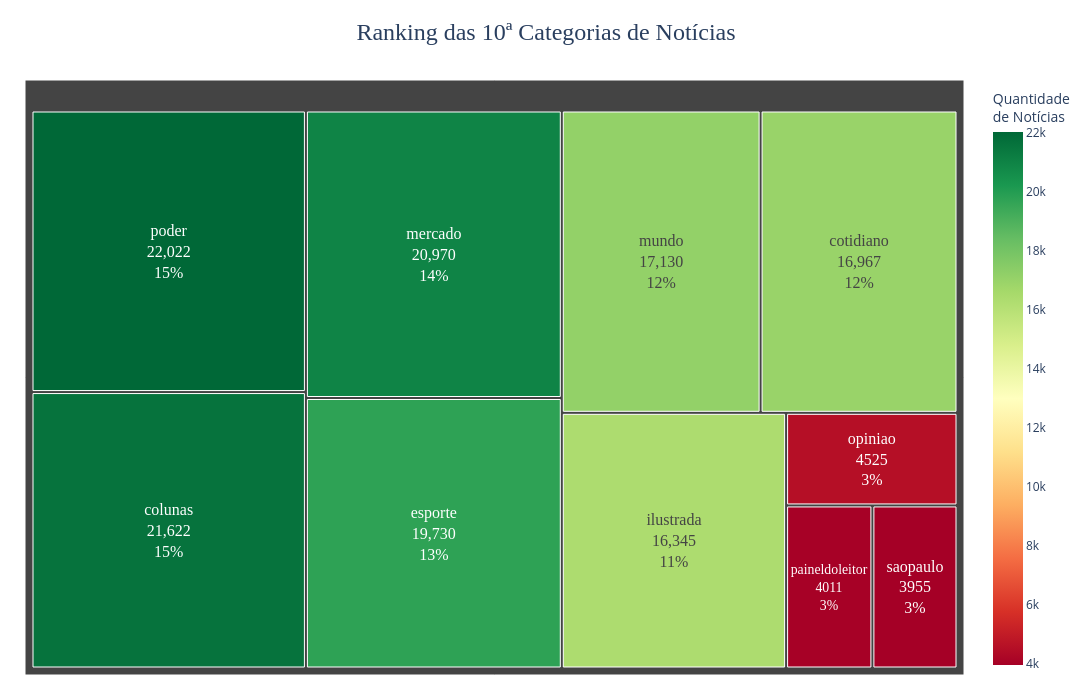

The notebook cell this image was saved under:
### Code cell
# Análise de distribuição das categorias com Treemap
print("📚 ANÁLISE DE CATEGORIAS")
print("="*50)

# Verificar nome da coluna de categoria (pode ser 'category' ou 'categoria')
categoria_col = 'category' if 'category' in df.columns else 'categoria'

if categoria_col in df.columns:
    # Distribuição das categorias
    categoria_counts = df[categoria_col].value_counts()
    
    print(f"Número de categorias únicas: {len(categoria_counts)}")
    print(f"\nTop 10 categorias:")
    print(categoria_counts.head(10))
    
    # Verificar se plotly está instalado
    try:
        import plotly.express as px
        
        print("\n📊 Gerando Treemap do Ranking das 10ª Categorias...")
        
        # Selecionar apenas as top 10 categorias
        top_10 = categoria_counts.head(10)
        
        # Preparar dados para o treemap
        treemap_data = pd.DataFrame({
            'categoria': top_10.index,
            'quantidade': top_10.values,
            'percentual': (top_10.values / top_10.sum() * 100).round(2),
            'ranking': range(1, 11)  # Ranking de 1 a 10
        })
        
        # Criar treemap com cores RdYlGn
        fig = px.treemap(
            treemap_data,
            path=['categoria'],
            values='quantidade',
            color='quantidade',
            color_continuous_scale='RdYlGn',
            title='Ranking das 10ª Categorias de Notícias',
            hover_data=['percentual', 'ranking']
        )
        
        # Personalizar layout
        fig.update_traces(
            textinfo="label+value+percent parent",
            textfont=dict(size=16, family='Arial Black'),
            textposition="middle center",
            hovertemplate='<b>%{label}</b><br>' +
                         '📊 Ranking: %{customdata[1]}ª<br>' +
                         '📰 Notícias: %{value}<br>' +
                         '📈 Percentual: %{customdata[0]}%<extra></extra>'
        )
        
        fig.update_layout(
            width=1200,
            height=700,
            title_font_size=24,
            title_font_family='Arial Black',
            title_x=0.5,
            margin=dict(t=80, l=25, r=25, b=25),
            coloraxis_colorbar=dict(
                title="Quantidade<br>de Notícias",
                tickfont=dict(size=12)
            )
        )
        
        fig.show()
        
        # Estatísticas complementares
        print("\n" + "="*50)
        print("📊 ESTATÍSTICAS DAS TOP 10 CATEGORIAS")
        print("="*50)
        print(f"Total de notícias nas top 10: {top_10.sum():,}")
        print(f"Representatividade: {(top_10.sum() / categoria_counts.sum() * 100):.1f}% do total")
        print(f"Categoria líder: {top_10.index[0]} ({top_10.values[0]:,} notícias)")
        print(f"Média de notícias: {top_10.mean():.0f}")
        
    except ImportError:
        print("❌ Plotly não está instalado. Instalando...")
        import subprocess
        import sys
        subprocess.check_call([sys.executable, "-m", "pip", "install", "plotly"])
        
        import plotly.express as px
        
        print("✅ Plotly instalado! Execute a célula novamente.")
        
        # Fallback para matplotlib se não conseguir instalar
        print("\n📊 Gerando gráfico alternativo com matplotlib...")
        
        fig, ax = plt.subplots(figsize=(14, 8))
        top_10 = categoria_counts.head(10)
        
        # Cores personalizadas no estilo RdYlGn
        colors = plt.cm.RdYlGn(np.linspace(0.2, 0.8, len(top_10)))
        
        bars = ax.barh(range(len(top_10)), top_10.values, color=colors)
        ax.set_yticks(range(len(top_10)))
        ax.set_yticklabels(top_10.index)
        ax.set_xlabel('Número de Notícias')
        ax.set_title('Ranking das 10ª Categorias de Notícias')
        ax.invert_yaxis()
        
        # Adicionar valores e percentuais nas barras
        total = top_10.sum()
        for i, (bar, value) in enumerate(zip(bars, top_10.values)):
            percentual = (value / total) * 100
            ax.text(value, i, f' {value} ({percentual:.1f}%)', 
                   va='center', fontweight='bold', fontsize=10)
        
        plt.tight_layout()
        plt.show()
        
else:
    print("❌ Coluna de categoria não encontrada!")
    print(f"Colunas disponíveis: {list(df.columns)}")

### Figure 1 — Plotly figure (JSON) as saved in the notebook; plotly's stock layout.template omitted (floating-point values rounded to 4 significant figures)
{"data": [{"branchvalues": "total", "customdata": [["14.95", "1", 22022], ["14.68", "2", 21622], ["14.24", "3", 20970], ["13.4", "4", 19730], ["11.63", "5", 17130], ["11.52", "6", 16967], ["11.1", "7", 16345], ["3.07", "8", 4525], ["2.72", "9", 4011], ["2.69", "10", 3955]], "domain": {"x": [0, 1], "y": [0, 1]}, "hovertemplate": "<b>%{label}</b><br>📊 Ranking: %{customdata[1]}ª<br>📰 Notícias: %{value}<br>📈 Percentual: %{customdata[0]}%<extra></extra>", "ids": ["poder", "colunas", "mercado", "esporte", "mundo", "cotidiano", "ilustrada", "opiniao", "paineldoleitor", "saopaulo"], "labels": ["poder", "colunas", "mercado", "esporte", "mundo", "cotidiano", "ilustrada", "opiniao", "paineldoleitor", "saopaulo"], "marker": {"coloraxis": "coloraxis", "colors": [22020.0, 21620.0, 20970.0, 19730.0, 17130.0, 16970.0, 16340.0, 4525.0, 4011.0, 3955.0]}, "name": "", "parents": ["", "", "", "", "", "", "", "", "", ""], "textfont": {"family": "Arial Black", "size": 16}, "textinfo": "label+value+percent parent", "textposition": "middle center", "type": "treemap", "values": [22020.0, 21620.0, 20970.0, 19730.0, 17130.0, 16970.0, 16340.0, 4525.0, 4011.0, 3955.0]}], "layout": {"coloraxis": {"colorbar": {"tickfont": {"size": 12}, "title": {"text": "Quantidade<br>de Notícias"}}, "colorscale": [[0, "rgb(165,0,38)"], [0.1, "rgb(215,48,39)"], [0.2, "rgb(244,109,67)"], [0.3, "rgb(253,174,97)"], [0.4, "rgb(254,224,139)"], [0.5, "rgb(255,255,191)"], [0.6, "rgb(217,239,139)"], [0.7, "rgb(166,217,106)"], [0.8, "rgb(102,189,99)"], [0.9, "rgb(26,152,80)"], [1, "rgb(0,104,55)"]]}, "height": 700, "legend": {"tracegroupgap": 0}, "margin": {"b": 25, "l": 25, "r": 25, "t": 80}, "title": {"font": {"family": "Arial Black", "size": 24}, "text": "Ranking das 10ª Categorias de Notícias", "x": 0.5}, "width": 1200}}
